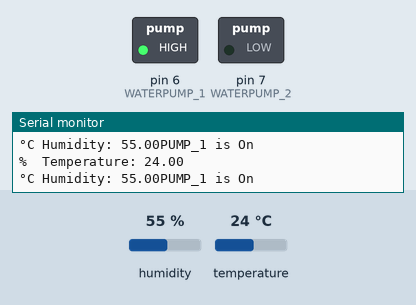
Simulated run of this sketch. Board: Arduino Uno, built with avr-gcc and run on an emulated ATmega328P. Parts: switched loads named in the sketch (green lamp = pin HIGH), the last lines printed to the serial monitor. The inputs (shaded band) are chosen by the test bench; at power-on: humidity 55 %, temperature 24 °C. No radio packets arrive unless stated.

Above: at 4.0 s.
4.1 s: humidity set to 58 %
8.1 s: humidity set to 61 %
At 10.3 s:
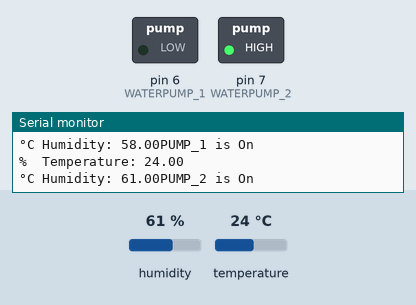
12.1 s: humidity set to 22 %
At 13.9 s:
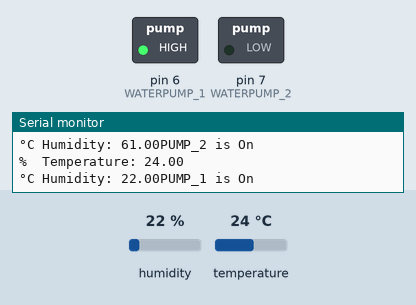
16.1 s: humidity set to 68 %
At 19.9 s:
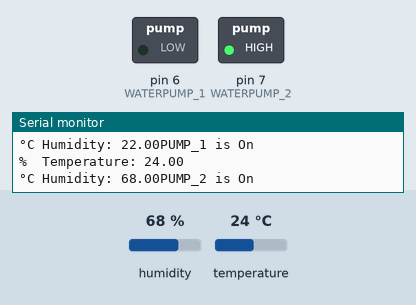
Timing chart, 0 to 21.4 s (numbered marks = the images above; inputs shaded):
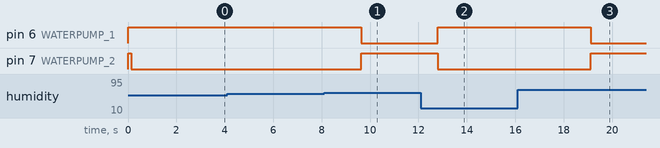

The sketch:

LoRaSender_temp_Arduino.ino
```cpp
//-----------------------------------------------------------------//
//                      Remote operation of Pumps using LoRa
//-----------------------------------------------------------------//

// 5v
// Gnd
//  LoRa v1.4 chip     Arduno UNO
//  SCK ................D13
//  MISO................D12
//  MOSI................D11
//  NSS.................D10
//  NRESET..............D9
//  D101................ 2

#include <SPI.h>
#include <LoRa.h>
#include <DHT.h> // works well with arduino uno but does not with arduino nano
#define DHTPIN 4 // connect DH11/DHT22 to pin 4

#define DHTTYPE DHT22 // change type DHT11 if using DHT11
DHT dht(DHTPIN, DHTTYPE);

int counter_0 = 0;
int counter_1 = 1;
int WATERPUMP_1 = 6;  // relay_1 to pin 6
int WATERPUMP_2 = 7;  // relay_2 to pin 7
int x = 60;           // threshold value of humidity
void setup() {
  Serial.begin(9600);
  pinMode(7,OUTPUT);  // setting pin 7 as output for water pump
  pinMode(6,OUTPUT);  // setting pin 6 as output for water pump
  digitalWrite(WATERPUMP_1, HIGH); // Initial condition to relay are low
  digitalWrite(WATERPUMP_2, HIGH); //

  while (!Serial);

  Serial.println("LoRa Sender");

  if (!LoRa.begin(433E6)) {
    Serial.println("Starting LoRa failed!");
    while (1);
  }
  Serial.println(F("DHTxx test!"));

  dht.begin();

}

void loop() {
  delay(100);
  float t = dht.readTemperature();
  Serial.print(F("%  Temperature: "));  // -------------------------------------------------------------------------
  Serial.println(t);                    //  Reading Temperature values // Read temperature as Celsius (the default)
  Serial.print(F("°C "));               // -------------------------------------------------------------------------

  float h = dht.readHumidity();         // ---------------------------
  Serial.print(F("Humidity: "));        // Reading Humidity values
  Serial.print(h);                      //---------------------------


  // logic for operating two waterpumps via Relay module
    if ( h>=0 && h<x )
    {
     digitalWrite(WATERPUMP_2,LOW);
     digitalWrite(WATERPUMP_1, HIGH); //turns on the motor at specific range of temp
     Serial.println("PUMP_1 is On");
     LoRa.beginPacket();
     LoRa.print(counter_0);
     LoRa.endPacket();
     delay(1000);
    }
    else if(h>=x && h<=80)
    {
      digitalWrite(WATERPUMP_1,LOW);
      digitalWrite(WATERPUMP_2,HIGH);
      Serial.println("PUMP_2 is On");
      LoRa.beginPacket();
      LoRa.print(counter_1);
      LoRa.endPacket();
      delay(1000);
    }

  //LoRa.endPacket();

  //counter_1++;

  delay(2000);
}

// problem .1 sensor stopped reading when motor is turned onn???
// siginificance of serial available ??
```

Measured:
- the behaviour switches between 59 and 60 % on humidity (found by bisection; images 0 and 1)
- after the input at 8.1 s, pin 6 (WATERPUMP_1): HIGH → LOW after 1.5 s; pin 7 (WATERPUMP_2): LOW → HIGH after 1.5 s
- after the input at 12.1 s, pin 6 (WATERPUMP_1): LOW → HIGH after 0.69 s; pin 7 (WATERPUMP_2): HIGH → LOW after 0.69 s
- after the input at 16.1 s, pin 6 (WATERPUMP_1): HIGH → LOW after 3.0 s; pin 7 (WATERPUMP_2): LOW → HIGH after 3.0 s
